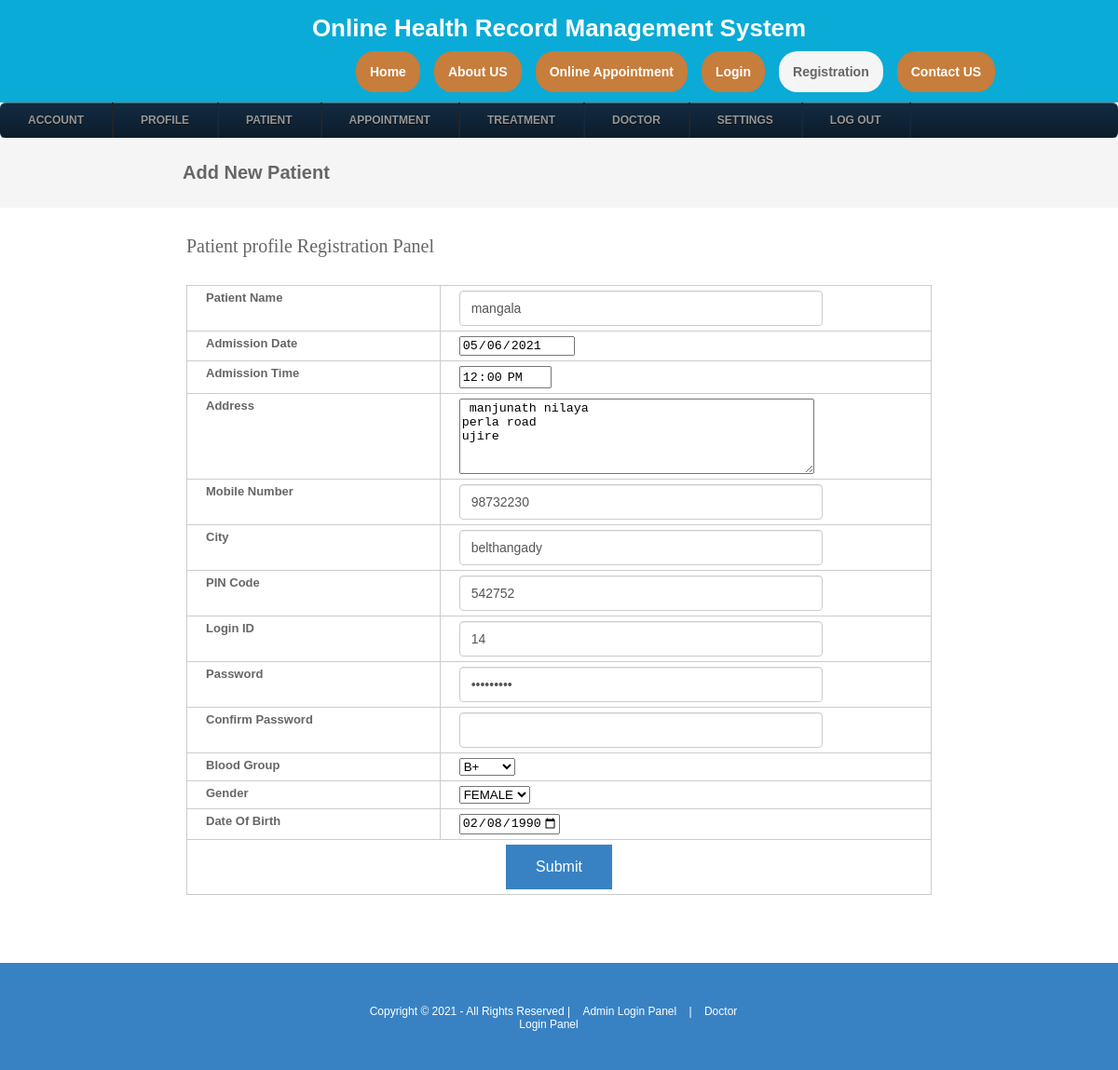
The page /patient.php?editid=7 (signed in) on the database its author committed.
### tables this page shows
CREATE TABLE `patient` (
  `patientid` int(10) NOT NULL,
  `patientname` varchar(50) NOT NULL,
  `admissiondate` date NOT NULL,
  `admissiontime` time NOT NULL,
  `address` varchar(250) NOT NULL,
  `mobileno` varchar(15) NOT NULL,
  `city` varchar(25) NOT NULL,
  `pincode` varchar(20) NOT NULL,
  `loginid` varchar(50) NOT NULL,
  `password` varchar(25) NOT NULL,
  `bloodgroup` varchar(20) NOT NULL,
  `gender` varchar(10) NOT NULL,
  `dob` date NOT NULL,
  `status` varchar(10) NOT NULL
);

### patient.php (the view, shortened to what this page needs)
<?php
include("header.php");
include("dbconnection.php");
if(isset($_GET[editid]))
{
	$sql="SELECT * FROM patient WHERE patientid='$_GET[editid]' ";
	$qsql = mysqli_query($con,$sql);
	$rsedit = mysqli_fetch_array($qsql);
}
?>
<div class="wrapper col2">
  <div id="breadcrumb">
    <ul>
      <li class="first">Add New Patient</li></ul>
  </div>
</div>
<div class="wrapper col4">
  <div id="container">
    <h1>Patient profile Registration Panel</h1>
    <form method="post" action="" name="frmpatient" onSubmit="return validateform()">
    <table width="200" border="3">
      <tbody>
        <tr>
          <td width="34%">Patient Name</td>
          <td width="66%"><input type="text" name="patientname" id="patientname"  value="<?php echo $rsedit[patientname]; ?>"/></td>
        </tr>
<?php
if(isset($_GET[editid]))
{
?>
        <tr>
          <td>Admission Date</td>
          <td><input type="date" name="admissiondate" id="admissiondate" value="<?php echo $rsedit[admissiondate]; ?>" readonly /></td>
        </tr>
        <tr>
          <td>Admission Time</td>
          <td><input type="time" name="admissiontme" id="admissiontme" value="<?php echo $rsedit[admissiontime]; ?>" readonly /></td>
        </tr>
<?php
}
?>
        <tr>
          <td>Address</td>
          <td><textarea name="address" id="address" cols="45" rows="5"><?php echo $rsedit[address]; ?></textarea></td>
        </tr>
        <tr>
          <td>Mobile Number</td>
          <td><input type="text" name="mobilenumber" id="mobilenumber" value="<?php echo $rsedit[mobileno]; ?>" /></td>
        </tr>
        <tr>
          <td>City</td>
          <td><input type="text" name="city" id="city" value="<?php echo $rsedit[city]; ?>" /></td>
        </tr>
        <tr>
          <td>PIN Code</td>
          <td><input type="text" name="pincode" id="pincode" value="<?php echo $rsedit[pincode]; ?>" /></td>
        </tr>
        <tr>
          <td>Login ID</td>
          <td><input type="text" name="loginid" id="loginid"  value="<?php echo $rsedit[loginid]; ?>"/></td>
        </tr>
        <tr>
          <td>Password</td>
          <td><input type="password" name="password" id="password" value="<?php echo $rsedit[password]; ?>" /></td>
        </tr>
        <tr>
          <td>Confirm Password</td>
          <td><input type="password" name="confirmpassword" id="confirmpassword"  value="<?php echo $rsedit[confirmpassword]; ?>"/></td>
        </tr>
        <tr>
          <td>Blood Group</td>
          <td><select name="select2" id="select2">
          <?php
		  $arr = array("A+","A-","B+","B-","O+","O-","AB+","AB-");
		  foreach($arr as $val)
		  {
			  if($val == $rsedit[bloodgroup])
			  {
			  echo "<option value='$val' selected>$val</option>";
			  }
			  else
			  {
				  echo "<option value='$val'>$val</option>";
			  }
		  }
		  ?>
          </select></td>
        </tr>
        <tr>
          <td>Gender</td>
          <td><select name="select3" id="select3">
          <?php
		  $arr = array("MALE","FEMALE");
		  foreach($arr as $val)
		  {
			  if($val == $rsedit[gender])
			  {
			  echo "<option value='$val' selected>$val</option>";
			  }
			  else
			  {
				  echo "<option value='$val'>$val</option>";
			  }
		  }
		  ?>
          </select></td>
        </tr>
        <tr>
          <td>Date Of Birth</td>
          <td><input type="date" name="dateofbirth" max="<?php echo date("Y-m-d"); ?>" id="dateofbirth"  value="<?php echo $rsedit[dob]; ?>"/></td>
        </tr>
        <tr>
          <td colspan="2" align="center"><input type="submit" name="submit" id="submit" value="Submit" /></td>
        </tr>
      </tbody>
    </table>
    </form>
    <p>&nbsp;</p>
  </div>
</div>
<?php
include("footer.php");
?>

### layout/styles/layout.css (style rules this page uses)
html { overflow-y:scroll; }
body { margin:0; padding:0; font-size:13px; font-family:verdana, Arial, Helvetica, sans-serif; }
div.wrapper { display:block; width:100%; margin:0; text-align:left; }
.col2 { color:#666666; background-color:#F5F5F5; }
.col3, .col4 { color:#666666; background-color:#FFFFFF; }
#head, #gallery, #breadcrumb, #container, #footer { display:block; position:relative; padding: 0; margin:0 auto; }
#breadcrumb { padding: 26px 196px; font-size: 20px; font-weight: bold; }
#breadcrumb ul { margin:0; padding:0; list-style:none; }
#breadcrumb ul li { display:inline; }
#breadcrumb ul li.first { font-weight:bold; font-size: 20px; }
#container { padding: 30px 200px; }
#container h1, #container h2, #container h3, #container h4, #container h5, #container h6 { margin:0 0 15px 0; padding:0 0 15px 0; line-height:normal; font-weight:normal; font-size:20px; font-family:Georgia, "Times New Roman", Times, serif; }

### layout/styles/forms.css (style rules this page uses)
form, fieldset, legend { margin:0; padding:0; border:none; }

### layout/styles/tables.css (style rules this page uses)
table { width:100%; border-collapse:collapse; table-layout:auto; vertical-align:top; margin-bottom:15px; border:1px solid #CCCCCC; }
table tbody td { vertical-align:top; border-collapse:collapse; border-left:1px solid #CCCCCC; border-right:1px solid #CCCCCC; border-top:1px solid #CCCCCC; }
table thead th, table tbody td { padding:5px 20px; border-collapse:collapse; font-weight: bold; }

### header.php (style rules this page uses)
input[type=submit] { background-color: #3882C4; border: none; cursor:pointer; color: white; padding: 15px 32px; text-align: center; text-decoration: none; display: inline-block; font-size: 16px; }
input[type=text] { display: block; width: 75%; height: 24px; padding: 6px 12px; font-size: 14px; line-height: 1.42857143; color: #555; background-color: #fff; background-image: none; border: 1px solid #ccc; border-radius: 4px; -webkit-box-shadow: inset 0 1px 1px rgba(0,0,0,.075); box-shadow: inset 0 1px 1px rgba(0,0,0,.075); -webkit-transition: border-color ease-in-out .15s,-webkit-box-shadow ease-in-out .15s; -o-transition: border-color ease-in-out .15s,box-shadow ease-in-out .15s; transition: border-color ease-in-out .15s,box-shadow ease-in-out .15s; }
input[type=password] { display: block; width: 75%; height: 24px; padding: 6px 12px; font-size: 14px; line-height: 1.42857143; color: #555; background-color: #fff; background-image: none; border: 1px solid #ccc; border-radius: 4px; -webkit-box-shadow: inset 0 1px 1px rgba(0,0,0,.075); box-shadow: inset 0 1px 1px rgba(0,0,0,.075); -webkit-transition: border-color ease-in-out .15s,-webkit-box-shadow ease-in-out .15s; -o-transition: border-color ease-in-out .15s,box-shadow ease-in-out .15s; transition: border-color ease-in-out .15s,box-shadow ease-in-out .15s; }

### rows shown on the page
patient: patientname "mangala", admissiondate "05/06/2021", admissiontme "12:00:00", address "manjunath nilaya perla road ujire", mobilenumber "98732230", city "belthangady", pincode "542752", loginid "14", select2 "B+", select3 "FEMALE", dateofbirth "02/08/1990"
